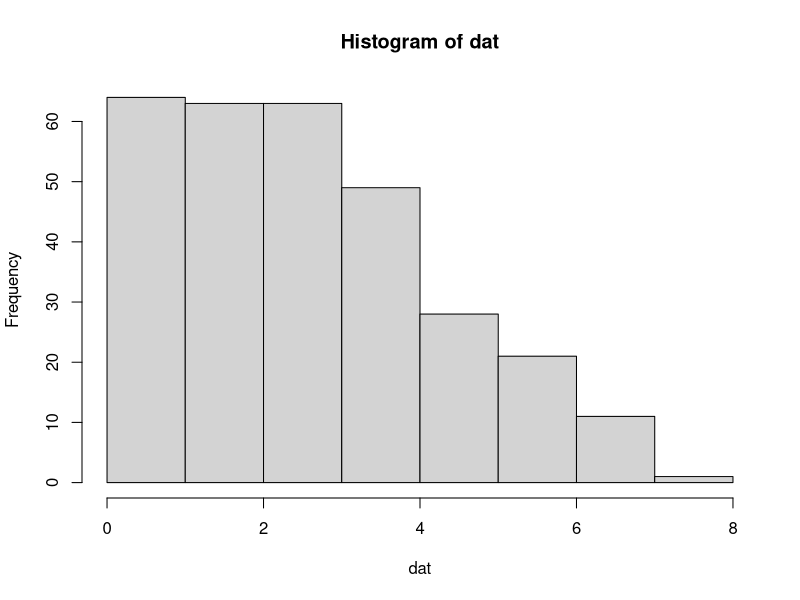
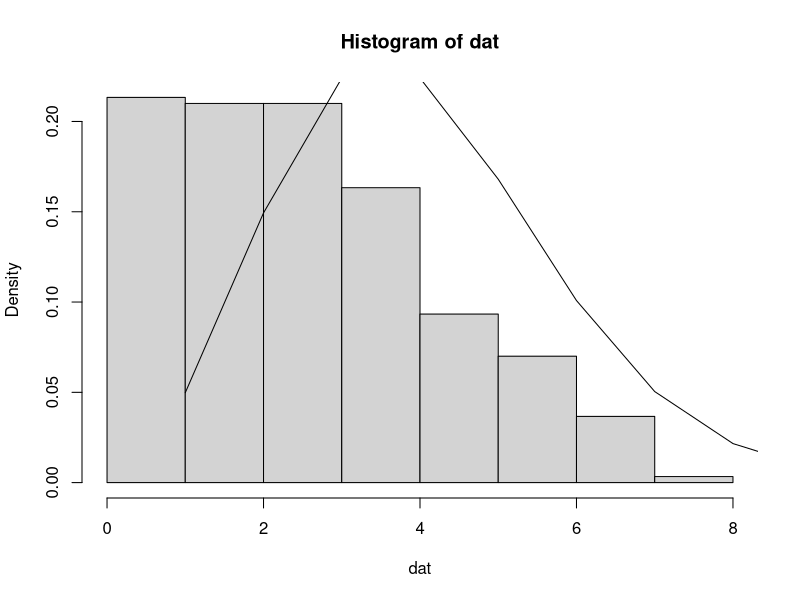

The R script that drew these images, in order:

# Exercise 9.1-10  --------------------------------------------------------
# determine whether the data is a poisson distribution or not

# read the data
dat <- scan('Data415/E9_1-10.txt')
hist(dat)

# a) table the data
table_dat = table(dat)

#  0  1  2  3  4  5  6  7  8 
# 17 47 63 63 49 28 21 11  1

# b) find sample mean, and variance
mean(dat) # 3.03
var(dat)  # 3.19

# c) histogram comparison
dat_sim = dpois(0:8, 3)
hist(dat, freq = FALSE)
lines(dat_sim)

# d) chi-square goodness-of-fit test
counts = as.numeric(table_dat)

observed = counts
expected = length(dat) * dat_sim

q8 = sum((observed - expected)^2 / expected) # 7.403

qchisq(1-0.05, 8) # 

(q8 >= qchisq(1-0.05, 8)) # false

# do not reject Ho; conclude that the data comes from poisson distribution.


# correction on table cell values -----------------------------------------

counts = as.numeric(table_dat)
counts2 = counts[-9]
counts2[8] = 12
dat_sim2 = dpois(0:7, 3)
dat_sim2[8] = dat_sim2[8] + dpois(8, 3) # correct the last cell
observed2 = counts2
expected2 = length(dat) * dat_sim2

q7 = sum((observed2 - expected2)^2 / expected2) # 4.4809

qchisq(1-0.05, 7) # 

(q7 >= qchisq(1-0.05, 8)) # false
